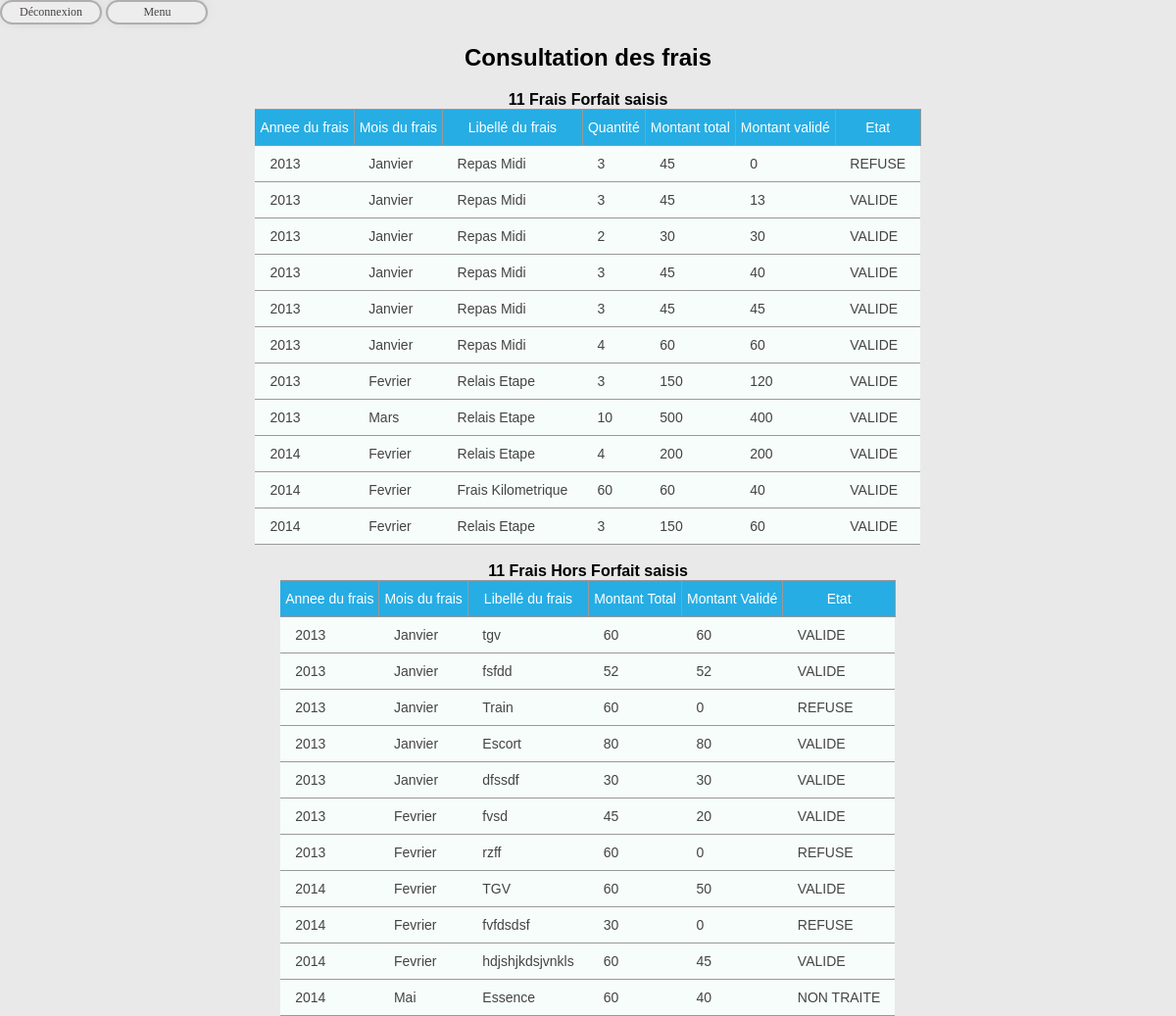
Screenshot of /consulterligne.php (signed in) with the database file from the repository.
### tables this page shows
CREATE TABLE IF NOT EXISTS `lignefraisforfait` (
  `id_lff` int(11) NOT NULL AUTO_INCREMENT,
  `quantite_lff` int(11) DEFAULT NULL,
  `montanttotal_lff` float DEFAULT NULL,
  `montvalid_lff` float DEFAULT NULL,
  `justiffourni_lff` tinyint(1) DEFAULT NULL,
  `datetrait_lff` date DEFAULT NULL,
  `id_ff` int(11) NOT NULL,
  `id_vis` int(11) NOT NULL,
  `id_etatligne` int(11) NOT NULL,
  `lib_annee` int(11) DEFAULT NULL,
  `id_mois` int(11) DEFAULT NULL,
  PRIMARY KEY (`id_lff`),
  KEY `FK_lignefraisforfait_id_ff` (`id_ff`),
  KEY `FK_lignefraisforfait_id_vis` (`id_vis`),
  KEY `FK_lignefraisforfait_id_etatligne` (`id_etatligne`),
  KEY `FK_lignefraisforfait_lib_annee` (`lib_annee`),
  KEY `FK_lignefraisforfait_id_mois` (`id_mois`)
);

CREATE TABLE IF NOT EXISTS `annee` (
  `lib_annee` int(11) NOT NULL,
  PRIMARY KEY (`lib_annee`)
);

CREATE TABLE IF NOT EXISTS `mois` (
  `id_mois` int(11) NOT NULL,
  `lib_mois` varchar(10) DEFAULT NULL,
  PRIMARY KEY (`id_mois`)
);

CREATE TABLE IF NOT EXISTS `fraisforfait` (
  `id_ff` int(11) NOT NULL AUTO_INCREMENT,
  `lib_ff` varchar(20) DEFAULT NULL,
  `mont_ff` float DEFAULT NULL,
  PRIMARY KEY (`id_ff`)
);

CREATE TABLE IF NOT EXISTS `etatligne` (
  `id_etatligne` int(11) NOT NULL AUTO_INCREMENT,
  `lib_etatligne` varchar(30) DEFAULT NULL,
  PRIMARY KEY (`id_etatligne`)
);

CREATE TABLE IF NOT EXISTS `lignefraishorsforfait` (
  `id_lfhf` int(11) NOT NULL AUTO_INCREMENT,
  `lib_lfhf` varchar(100) DEFAULT NULL,
  `mont_lfhf` float DEFAULT NULL,
  `montvalid_lfhf` float DEFAULT NULL,
  `justiffourni_lfhf` tinyint(1) DEFAULT NULL,
  `datetrait_lfhf` date DEFAULT NULL,
  `id_vis` int(11) NOT NULL,
  `id_etatligne` int(11) NOT NULL,
  `lib_annee` int(11) DEFAULT NULL,
  `id_mois` int(11) DEFAULT NULL,
  PRIMARY KEY (`id_lfhf`),
  KEY `FK_lignefraishorsforfait_id_vis` (`id_vis`),
  KEY `FK_lignefraishorsforfait_id_etatligne` (`id_etatligne`),
  KEY `FK_lignefraishorsforfait_lib_annee` (`lib_annee`),
  KEY `FK_lignefraishorsforfait_id_mois` (`id_mois`)
);

### consulterligne.php (the view, shortened to what this page needs)
<?php
if (isset($_SESSION['login']) and isset($_SESSION['mdp']) and !empty($_SESSION['login']) and !empty($_SESSION['mdp']) and $_SESSION['type']=='visiteur') {
?>
<html>
<head>
	<link rel ="stylesheet" href="style.css" name="text/css"/>
</head>
<body>
		<span class="bouton-menu"  onclick="document.location='logout.php'">Déconnexion</span>
		<span id="hovermenu"class="bouton-menu">Menu</span>
</head>
<center>
<h2>Consultation des frais</h2>
</center>
<?php
$sql2="select id_vis from visiteur where login='".$_SESSION['login']."'";
$resultat2=mysql_query($sql2) or die('erreur exec recet2');
$sql4=mysql_fetch_array($resultat2);
$sql1="select *
from lignefraisforfait, fraisforfait, etatligne, annee, mois
where fraisforfait.id_ff=lignefraisforfait.id_ff
and lignefraisforfait.id_etatligne=etatligne.id_etatligne
and lignefraisforfait.id_mois=mois.id_mois
and lignefraisforfait.lib_annee=annee.lib_annee
and id_vis = ".$sql4['id_vis']."
order by lignefraisforfait.lib_annee, lignefraisforfait.id_mois";
$resultat=mysql_query($sql1) or die('erreur insertion: '. $sql1. ' '. mysql_error());
echo "<center> <b>".mysql_num_rows($resultat)." Frais Forfait saisis</b></center>";
?>
<center><table class="table1">
<tr><th>Annee du frais</th><th>Mois du frais</th><th>Libellé du frais</th><th>Quantité</th><th>Montant total</th><th>Montant validé</th><th>Etat</th></tr>
<?php
while($enreg=mysql_fetch_array($resultat))
{
?>
<tr><td><?php echo $enreg['lib_annee']?></td>
<td><?php echo $enreg['lib_mois']?></td>
<td><?php echo $enreg['lib_ff']; ?></td>
<td><?php echo $enreg['quantite_lff']; ?></td>
<td><?php echo $enreg['montanttotal_lff']; ?></td>
<td><?php echo $enreg['montvalid_lff']; ?></td>
<td><?php echo $enreg['lib_etatligne']; ?></td>
</tr>
<?php
}
echo "</table>";
?>
</center>
<BR>
<?php
$sql7="select id_vis from visiteur where login='".$_SESSION['login']."'";
$resultat4=mysql_query($sql7) or die('erreur insertion: '. $sql7. ' '. mysql_error());
$sql9="select *
from lignefraishorsforfait, etatligne, annee, mois
where lignefraishorsforfait.id_etatligne=etatligne.id_etatligne
and lignefraishorsforfait.id_mois=mois.id_mois
and lignefraishorsforfait.lib_annee=annee.lib_annee
and id_vis = ".$sql4['id_vis']."
order by lignefraishorsforfait.lib_annee, lignefraishorsforfait.id_mois";
$resultat7=mysql_query($sql9) or die('erreur dans le requete');
echo "<center> <b>".mysql_num_rows($resultat7)." Frais Hors Forfait saisis</b></center>";
?>
<center><table class="table1">
<tr><th>Annee du frais</th><th>Mois du frais</th><th>Libellé du frais</th><th>Montant Total</th><th>Montant Validé</th><th>Etat</th></tr>
<?php
while($enreg=mysql_fetch_array($resultat7))
{
?>
<tr><td><?php echo $enreg['lib_annee']?></td>
<td><?php echo $enreg['lib_mois']?></td>
<td><?php echo $enreg['lib_lfhf']; ?></td>
<td><?php echo $enreg['mont_lfhf']; ?></td>
<td><?php echo $enreg['montvalid_lfhf']; ?></td>
<td><?php echo $enreg['lib_etatligne']; ?></td>
</tr>
<?php
}
echo "</table>";
?>
</body>
</html>
<?php
}
else {
echo "<script>alert(\"Vous n'êtes pas autorisé à accéder à cette zone \");
document.location.href = 'index.php';</script>";
}
?>

### style.css (style rules this page uses)
body { background-color:#E9E9E9; color:black; font-family:'arial'; font-weight:bold; margin:0; }
.bouton-menu { box-shadow: 0px -1px 15px -9px #736f73; filter:progid:DXImageTransform.Microsoft.gradient(startColorstr='#ededed', endColorstr='#dfdfdf'); background-color:#ededed; border-top-left-radius:42px; border-top-right-radius:42px; border-bottom-right-radius:42px; border-bottom-left-radius:42px; text-indent:0; border:2px solid #b0aeb0; display:inline-block; color:#454145; font-family:Verdana; font-size:12px; font-weight:normal; font-style:normal; height:21px; line-height:21px; width:100px; text-decoration:none; text-align:center; }
h2 { font-family:'criticized',verdana, sans-serif; }
.table1 { border-collapse:collapse; border-spacing:0; border-color:#999; }
.table1 td { font-family:Verdana, sans-serif; font-size:14px; padding:10px 15px; border-style:solid; border-width:0px; overflow:hidden; word-break:normal; border-color:#999; color:#444; background-color:#F7FDFA; border-top-width:1px; border-bottom-width:1px; }
.table1 th { font-family:Verdana, sans-serif; font-size:14px; font-weight:normal; padding:10px 5px; border-style:solid; border-width:0px; overflow:hidden; word-break:normal; border-color:#999; color:#fff; background-color:#26ADE4; border-top-width:1px; border-bottom-width:1px; border-right-width:1px; }

### rows the page displays
lignefraisforfait: lib_annee.lib_annee "2013", id_mois.lib_mois "Janvier", id_ff.lib_ff "Repas Midi", quantite_lff "3", montanttotal_lff "45", montvalid_lff "0", id_etatligne.lib_etatligne "REFUSE"
lignefraisforfait: lib_annee.lib_annee "2013", id_mois.lib_mois "Janvier", id_ff.lib_ff "Repas Midi", quantite_lff "3", montanttotal_lff "45", montvalid_lff "13", id_etatligne.lib_etatligne "VALIDE"
lignefraisforfait: lib_annee.lib_annee "2013", id_mois.lib_mois "Janvier", id_ff.lib_ff "Repas Midi", quantite_lff "2", montanttotal_lff "30", montvalid_lff "30", id_etatligne.lib_etatligne "VALIDE"
lignefraisforfait: lib_annee.lib_annee "2013", id_mois.lib_mois "Janvier", id_ff.lib_ff "Repas Midi", quantite_lff "3", montanttotal_lff "45", montvalid_lff "40", id_etatligne.lib_etatligne "VALIDE"
lignefraisforfait: lib_annee.lib_annee "2013", id_mois.lib_mois "Janvier", id_ff.lib_ff "Repas Midi", quantite_lff "3", montanttotal_lff "45", montvalid_lff "45", id_etatligne.lib_etatligne "VALIDE"
lignefraisforfait: lib_annee.lib_annee "2013", id_mois.lib_mois "Janvier", id_ff.lib_ff "Repas Midi", quantite_lff "4", montanttotal_lff "60", montvalid_lff "60", id_etatligne.lib_etatligne "VALIDE"
lignefraisforfait: lib_annee.lib_annee "2013", id_mois.lib_mois "Fevrier", id_ff.lib_ff "Relais Etape", quantite_lff "3", montanttotal_lff "150", montvalid_lff "120", id_etatligne.lib_etatligne "VALIDE"
lignefraisforfait: lib_annee.lib_annee "2013", id_mois.lib_mois "Mars", id_ff.lib_ff "Relais Etape", quantite_lff "10", montanttotal_lff "500", montvalid_lff "400", id_etatligne.lib_etatligne "VALIDE"
lignefraisforfait: lib_annee.lib_annee "2014", id_mois.lib_mois "Fevrier", id_ff.lib_ff "Relais Etape", quantite_lff "4", montanttotal_lff "200", montvalid_lff "200", id_etatligne.lib_etatligne "VALIDE"
lignefraisforfait: lib_annee.lib_annee "2014", id_mois.lib_mois "Fevrier", id_ff.lib_ff "Frais Kilometrique", quantite_lff "60", montanttotal_lff "60", montvalid_lff "40", id_etatligne.lib_etatligne "VALIDE"
lignefraisforfait: lib_annee.lib_annee "2014", id_mois.lib_mois "Fevrier", id_ff.lib_ff "Relais Etape", quantite_lff "3", montanttotal_lff "150", montvalid_lff "60", id_etatligne.lib_etatligne "VALIDE"
lignefraishorsforfait: lib_annee.lib_annee "2013", id_mois.lib_mois "Janvier", lib_lfhf "tgv", mont_lfhf "60", montvalid_lfhf "60", id_etatligne.lib_etatligne "VALIDE"
lignefraishorsforfait: lib_annee.lib_annee "2013", id_mois.lib_mois "Janvier", lib_lfhf "fsfdd", mont_lfhf "52", montvalid_lfhf "52", id_etatligne.lib_etatligne "VALIDE"
lignefraishorsforfait: lib_annee.lib_annee "2013", id_mois.lib_mois "Janvier", lib_lfhf "Train", mont_lfhf "60", montvalid_lfhf "0", id_etatligne.lib_etatligne "REFUSE"
lignefraishorsforfait: lib_annee.lib_annee "2013", id_mois.lib_mois "Janvier", lib_lfhf "Escort", mont_lfhf "80", montvalid_lfhf "80", id_etatligne.lib_etatligne "VALIDE"
lignefraishorsforfait: lib_annee.lib_annee "2013", id_mois.lib_mois "Janvier", lib_lfhf "dfssdf", mont_lfhf "30", montvalid_lfhf "30", id_etatligne.lib_etatligne "VALIDE"
lignefraishorsforfait: lib_annee.lib_annee "2013", id_mois.lib_mois "Fevrier", lib_lfhf "fvsd", mont_lfhf "45", montvalid_lfhf "20", id_etatligne.lib_etatligne "VALIDE"
lignefraishorsforfait: lib_annee.lib_annee "2013", id_mois.lib_mois "Fevrier", lib_lfhf "rzff", mont_lfhf "60", montvalid_lfhf "0", id_etatligne.lib_etatligne "REFUSE"
lignefraishorsforfait: lib_annee.lib_annee "2014", id_mois.lib_mois "Fevrier", lib_lfhf "TGV", mont_lfhf "60", montvalid_lfhf "50", id_etatligne.lib_etatligne "VALIDE"
lignefraishorsforfait: lib_annee.lib_annee "2014", id_mois.lib_mois "Fevrier", lib_lfhf "fvfdsdsf", mont_lfhf "30", montvalid_lfhf "0", id_etatligne.lib_etatligne "REFUSE"
lignefraishorsforfait: lib_annee.lib_annee "2014", id_mois.lib_mois "Fevrier", lib_lfhf "hdjshjkdsjvnkls", mont_lfhf "60", montvalid_lfhf "45", id_etatligne.lib_etatligne "VALIDE"
lignefraishorsforfait: lib_annee.lib_annee "2014", id_mois.lib_mois "Mai", lib_lfhf "Essence", mont_lfhf "60", montvalid_lfhf "40", id_etatligne.lib_etatligne "NON TRAITE"

### other values shown
mysql_num_rows($resultat) "11"
mysql_num_rows($resultat7) "11"
